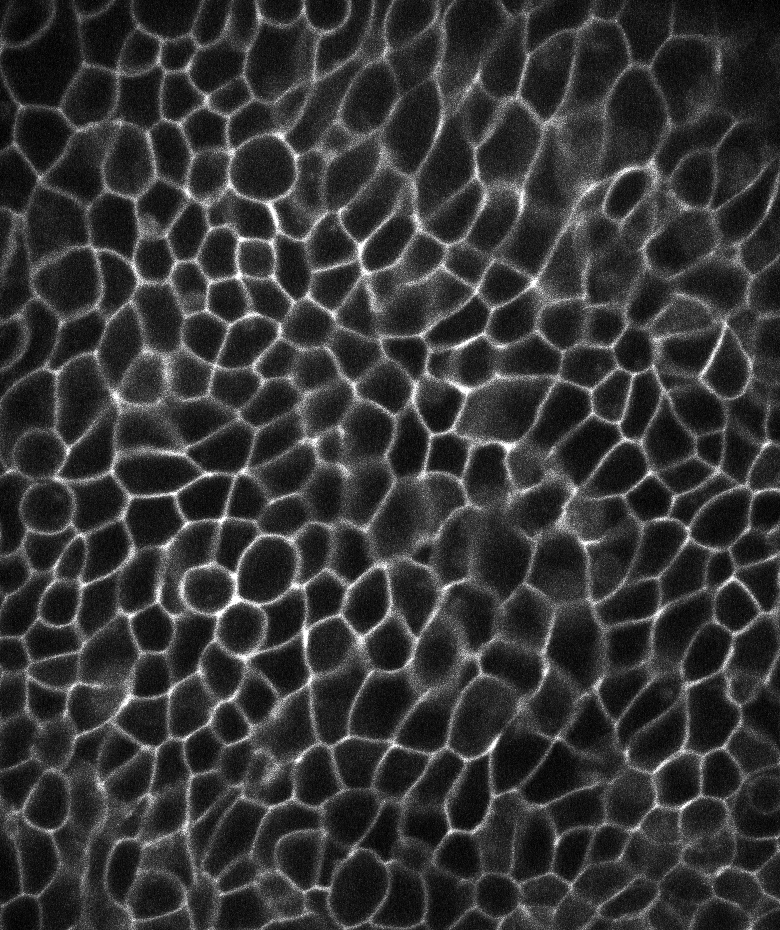
#> input picture example_images/example_cells.tif, 780 x 930 px, found by its file name
$ jupyter execute segmentation-challenge.ipynb
#> lines starting #> are read from the running program, lines starting #| are printed output that depends on the picture
[cell 1]
from skimage.io import imread
import matplotlib.pyplot as plt

filepath = r'..\example_images\example_cells.tif'
img = imread(filepath)
#> img is the input picture: shape (930, 780); min 0, max 255, mean 52.7

print("Loaded array is of type:", type(img))
#| Loaded array is of type: <class 'numpy.ndarray'>
print("Loaded array has shape:", img.shape)
#| Loaded array has shape: (930, 780)
print("Loaded values are of type:", img.dtype)
#| Loaded values are of type: uint8

plt.imshow(img, interpolation='none', cmap='gray')

[cell 2]
import numpy as np
from sklearn.metrics import adjusted_rand_score

ground_truth_mask = imread(r'gt.tif')
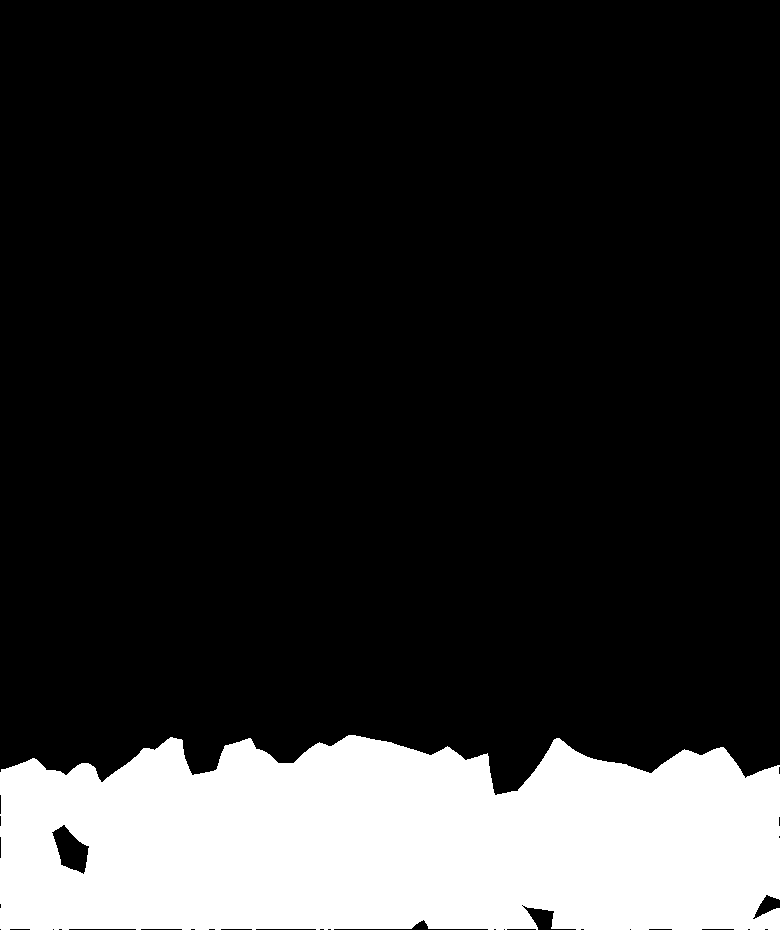
#> input picture segmentation-challenge/gt.tif, 780 x 930 px
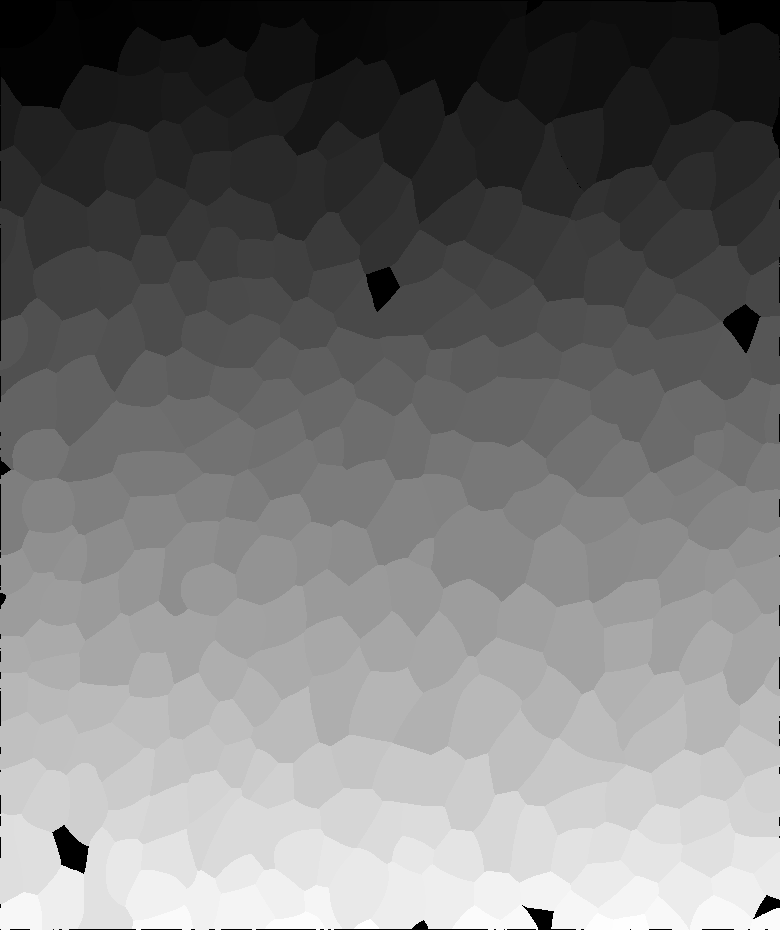
#> ground_truth_mask: shape (930, 780) uint16; min 0, max 331, mean 153.4; drawn with min black and max white
test_mask = imread(r'test.tif')
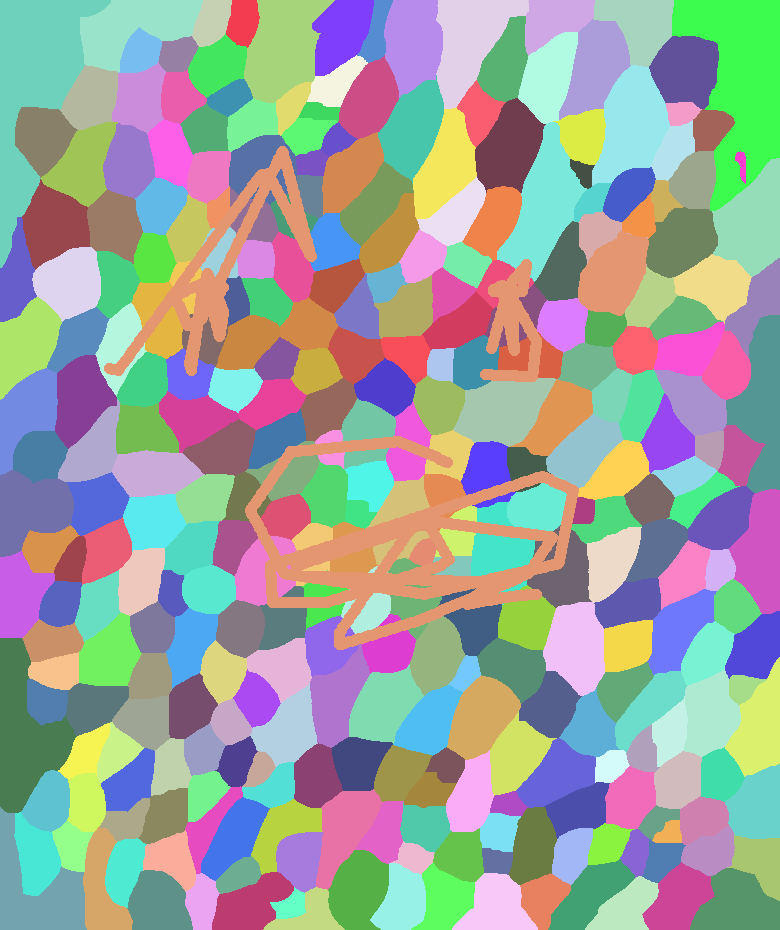
#> input picture segmentation-challenge/test.tif, 780 x 930 px
#> test_mask is the input picture: shape (930, 780) int32; 312 distinct labels, from 1 to 312
random_mask = np.random.randint(0, 300, size=ground_truth_mask.shape)

[cell 3]
fig, axes = plt.subplots(1, 3, figsize=(15, 5))
axes[0].imshow(random_mask, cmap='prism', alpha=0.8)
axes[0].set_title('Random Mask')
axes[1].imshow(test_mask, cmap='prism', alpha=0.8)
axes[1].set_title('Test Mask')
axes[2].imshow(ground_truth_mask, cmap='prism', alpha=0.8)
axes[2].set_title('Ground Truth Mask')
score = adjusted_rand_score(ground_truth_mask.flatten(), random_mask.flatten())
#> score = 2.02e-07
print(f"Adjusted Rand Index score: {score:.4f}")
#| Adjusted Rand Index score: 0.0000
score = adjusted_rand_score(ground_truth_mask.flatten(), test_mask.flatten())
#> score = 0.564
print(f"Adjusted Rand Index score: {score:.4f}")
#| Adjusted Rand Index score: 0.5640
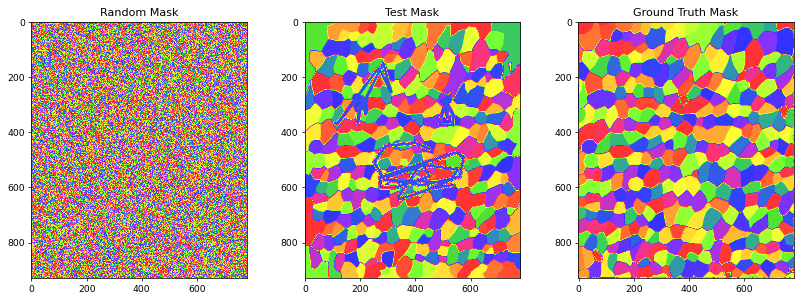
#> figure drawn by matplotlib, 3 panels
